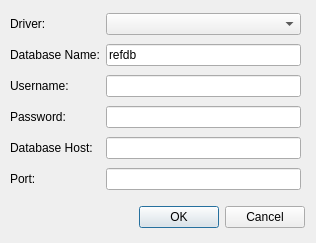
<ui version="4.0" >
 <author></author>
 <comment></comment>
 <exportmacro></exportmacro>
 <class>dbConnectionDialog</class>
 <widget class="QDialog" name="dbConnectionDialog" >
  <property name="geometry" >
   <rect>
    <x>0</x>
    <y>0</y>
    <width>316</width>
    <height>243</height>
   </rect>
  </property>
  <property name="windowTitle" >
   <string>Database Connection</string>
  </property>
  <property name="modal" >
   <bool>true</bool>
  </property>
  <widget class="QWidget" name="layoutWidget" >
   <property name="geometry" >
    <rect>
     <x>20</x>
     <y>250</y>
     <width>351</width>
     <height>33</height>
    </rect>
   </property>
  </widget>
  <widget class="QWidget" name="layoutWidget" >
   <property name="geometry" >
    <rect>
     <x>10</x>
     <y>200</y>
     <width>295</width>
     <height>34</height>
    </rect>
   </property>
   <layout class="QHBoxLayout" >
    <property name="margin" >
     <number>0</number>
    </property>
    <property name="spacing" >
     <number>6</number>
    </property>
    <item>
     <spacer>
      <property name="orientation" >
       <enum>Qt::Horizontal</enum>
      </property>
      <property name="sizeHint" >
       <size>
        <width>131</width>
        <height>31</height>
       </size>
      </property>
     </spacer>
    </item>
    <item>
     <widget class="QPushButton" name="okButton" >
      <property name="text" >
       <string>OK</string>
      </property>
     </widget>
    </item>
    <item>
     <widget class="QPushButton" name="cancelButton" >
      <property name="text" >
       <string>Cancel</string>
      </property>
     </widget>
    </item>
   </layout>
  </widget>
  <widget class="QWidget" name="" >
   <property name="geometry" >
    <rect>
     <x>10</x>
     <y>10</y>
     <width>291</width>
     <height>183</height>
    </rect>
   </property>
   <layout class="QGridLayout" >
    <property name="margin" >
     <number>0</number>
    </property>
    <property name="spacing" >
     <number>6</number>
    </property>
    <item row="0" column="1" >
     <widget class="QComboBox" name="dbDriver" />
    </item>
    <item row="4" column="1" >
     <widget class="QLineEdit" name="dbHost" />
    </item>
    <item row="1" column="0" >
     <widget class="QLabel" name="label" >
      <property name="text" >
       <string>Database Name:</string>
      </property>
     </widget>
    </item>
    <item row="1" column="1" >
     <widget class="QLineEdit" name="dbName" >
      <property name="text" >
       <string>refdb</string>
      </property>
     </widget>
    </item>
    <item row="4" column="0" >
     <widget class="QLabel" name="label_4" >
      <property name="text" >
       <string>Database Host:</string>
      </property>
     </widget>
    </item>
    <item row="2" column="1" >
     <widget class="QLineEdit" name="userName" />
    </item>
    <item row="5" column="1" >
     <widget class="QLineEdit" name="dbPort" />
    </item>
    <item row="3" column="1" >
     <widget class="QLineEdit" name="password" >
      <property name="echoMode" >
       <enum>QLineEdit::Password</enum>
      </property>
     </widget>
    </item>
    <item row="0" column="0" >
     <widget class="QLabel" name="label_6" >
      <property name="text" >
       <string>Driver:</string>
      </property>
     </widget>
    </item>
    <item row="2" column="0" >
     <widget class="QLabel" name="label_2" >
      <property name="text" >
       <string>Username:</string>
      </property>
     </widget>
    </item>
    <item row="5" column="0" >
     <widget class="QLabel" name="label_5" >
      <property name="text" >
       <string>Port:</string>
      </property>
     </widget>
    </item>
    <item row="3" column="0" >
     <widget class="QLabel" name="label_3" >
      <property name="text" >
       <string>Password:</string>
      </property>
     </widget>
    </item>
   </layout>
  </widget>
 </widget>
 <pixmapfunction></pixmapfunction>
 <tabstops>
  <tabstop>dbName</tabstop>
  <tabstop>userName</tabstop>
  <tabstop>password</tabstop>
  <tabstop>dbHost</tabstop>
  <tabstop>dbPort</tabstop>
  <tabstop>okButton</tabstop>
  <tabstop>cancelButton</tabstop>
 </tabstops>
 <resources/>
 <connections>
  <connection>
   <sender>okButton</sender>
   <signal>clicked()</signal>
   <receiver>dbConnectionDialog</receiver>
   <slot>accept()</slot>
   <hints>
    <hint type="sourcelabel" >
     <x>278</x>
     <y>253</y>
    </hint>
    <hint type="destinationlabel" >
     <x>96</x>
     <y>254</y>
    </hint>
   </hints>
  </connection>
  <connection>
   <sender>cancelButton</sender>
   <signal>clicked()</signal>
   <receiver>dbConnectionDialog</receiver>
   <slot>reject()</slot>
   <hints>
    <hint type="sourcelabel" >
     <x>369</x>
     <y>253</y>
    </hint>
    <hint type="destinationlabel" >
     <x>179</x>
     <y>282</y>
    </hint>
   </hints>
  </connection>
 </connections>
</ui>
